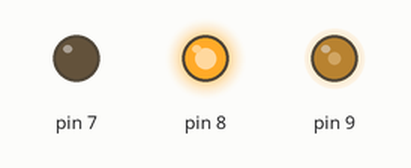
Simulated run of this sketch. Board: Arduino Uno, built with avr-gcc and run on an emulated ATmega328P. On the bench: output pins drawn as LEDs (lit = HIGH).

Above: at 0.05 s.
At 1.95 s:
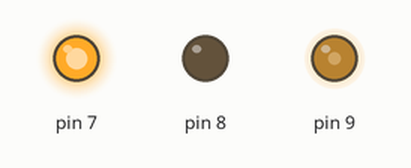
Timing chart, 0 to 3.0 s (numbered marks = the images above):
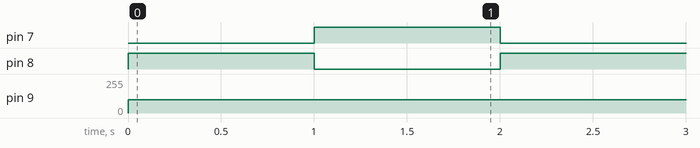

Measured:
- by itself, pin 7, pin 8: alternates HIGH for 1.0 s and LOW for 1.0 s
- by itself, pin 9: 0/255 → 100/255 at 0.00 s

The sketch:

HBridgeDCMotor.ino
```cpp
void setup() {
  // put your setup code here, to run once:
  pinMode(7, OUTPUT);
  pinMode(8, OUTPUT);
  pinMode(8, OUTPUT);
}

void loop() {
  // put your main code here, to run repeatedly:
  digitalWrite(8, HIGH);
  digitalWrite(7, LOW);
  analogWrite(9, 100);
  delay(1000);
  digitalWrite(8, LOW);
  digitalWrite(7, HIGH);
  delay(1000);
}
```
